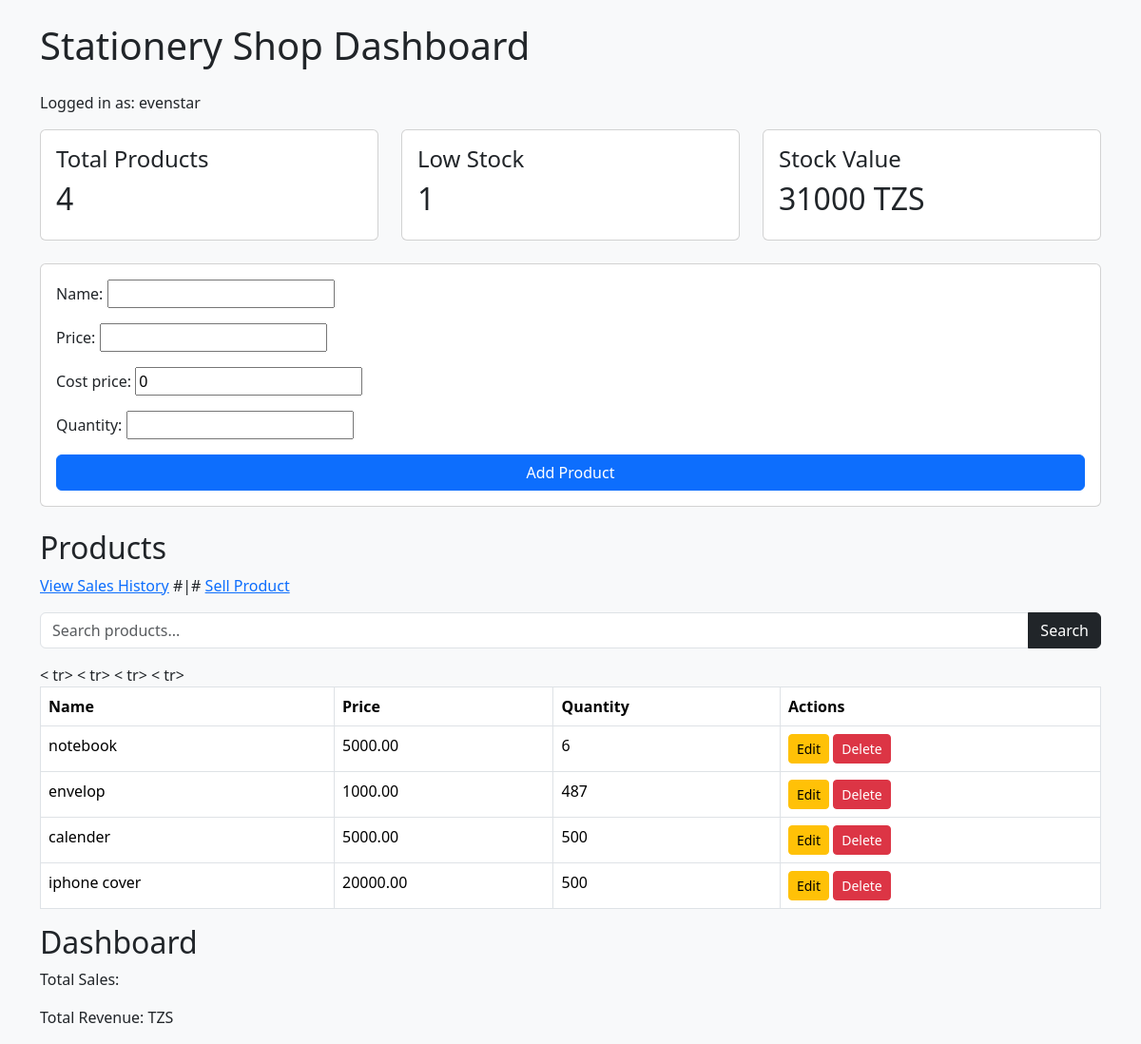
The app's page / (signed in) with its own data.
### products/models.py (models this page shows, shortened)
class Product(models.Model):
    name = models.CharField(max_length=200)
    price = models.DecimalField(max_digits=10, decimal_places=2)
    quantity = models.IntegerField()
    cost_price = models.DecimalField(max_digits=10, decimal_places=2, default=0)
    category = models.ForeignKey(
        Category,
        on_delete=models.SET_NULL,
        null=True,
        blank=True
    )

### products/views.py (the view)
# urls.py: path('', views.home),
@login_required
def home(request):
    form = ProductForm()
    if request.method == "POST":
        form = ProductForm(request.POST)
        if form.is_valid():
            form.save()
            return redirect("/")
    search = request.GET.get('search')
    if search:
        products = Product.objects.filter(name__icontains=search)
    else:
        products = Product.objects.all()
    total_products = Product.objects.count()
    low_stock_count = Product.objects.filter(quantity__lt=10).count()
    total_stock_value = Product.objects.aggregate(total=Sum('price'))['total'] or 0
    return render(request, 'products/home.html', {
        "products": products,
        "form": form,
        "total_products": total_products,
        "low_stock_count": low_stock_count,
        "total_stock_value": total_stock_value
    })

### products/forms.py
class ProductForm(forms.ModelForm):
    class Meta:
        model = Product
        fields = ['name', 'price', 'cost_price', 'quantity']

### products/templates/products/home.html (shortened to what this page needs)
<!DOCTYPE html>
<html>
<head>
    <link href="https://cdn.jsdelivr.net/npm/bootstrap@5.3.3/dist/css/bootstrap.min.css" rel="stylesheet">
</head>
<body class="bg-light">
<div class="container mt-4">
    <h1 class="mb-4">Stationery Shop Dashboard</h1>
    <p>Logged in as: {{ request.user.username }}</p>
    <div class="row mb-4">
        <div class="col-md-4">
            <div class="card p-3">
                <h4>Total Products</h4>
                <h2>{{ total_products }}</h2>
            </div>
        </div>
        <div class="col-md-4">
            <div class="card p-3">
                <h4>Low Stock</h4>
                <h2>{{ low_stock_count }}</h2>
            </div>
        </div>
        <div class="col-md-4">
            <div class="card p-3">
                <h4>Stock Value</h4>
                <h2>{{ total_stock_value }} TZS</h2>
            </div>
        </div>
    </div>
    <form method="POST" class="card p-3 mb-4">
        {{ form.as_p }}
        <button type="submit" class="btn btn-primary">Add Product</button>
    </form>
    <h2>Products</h2>
    <p>
        <a href="{% url 'sales_history' %}">View Sales History</a>
        #|#
        <a href="{% url 'sell_product' %}">Sell Product</a>
    </p>
    <form method="GET" class="mb-3">
        <div class="input-group">
            <input
                type="text"
                name="search"
                class="form-control"
                placeholder="Search products..."
                value="{{ request.GET.search }}"
            >
            <button type="submit" class="btn btn-dark">
                Search
            </button>
        </div>
    </form>
    <table class="table table-bordered bg-white">
        <thead>
            <tr>
                <th>Name</th>
                <th>Price</th>
                <th>Quantity</th>
                <th>Actions</th>
            </tr>
        </thead>
        <tbody>
        {% for product in products %}
                <td>{{ product.name }}</td>
                <td>{{ product.price }}</td>
                <td>{{ product.quantity }}</td>
                <td>
                    <a href="{% url 'edit_product' product.id %}" class="btn btn-warning btn-sm">
                        Edit
                    </a>
                    <a href="{% url 'delete_product' product.id %}" class="btn btn-danger btn-sm">
                        Delete
                    </a>
                </td>
        {% endfor %}
        </tbody>
    </table>
    <h2>Dashboard</h2>
    <p>Total Sales: {{ total_sales }}</p>
    <p>Total Revenue: {{ total_revenue }} TZS</p>
</div>
</body>
</html>

### records on screen
Product: name "notebook", price "5000.00", quantity "6"
Product: name "envelop", price "1000.00", quantity "487"
Product: name "calender", price "5000.00", quantity "500"
Product: name "iphone cover", price "20000.00", quantity "500"

### other values on screen
{{ request.user.username }} "evenstar"
{{ total_products }} "4"
{{ low_stock_count }} "1"
{{ total_stock_value }} "31000"
